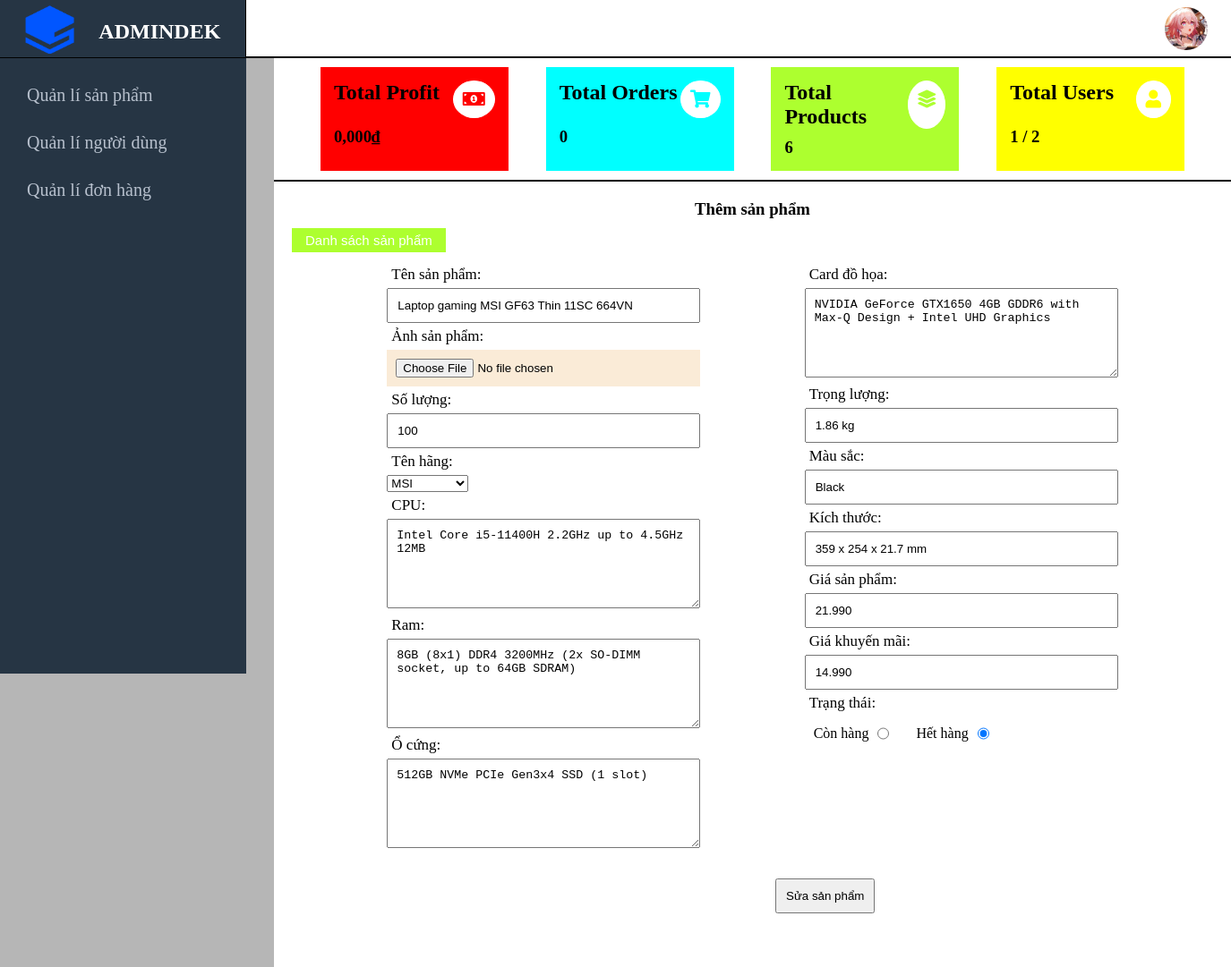
/admin.php?type=fixed_product&id=20 (signed in), run on the app's committed database.
### tables this page shows
CREATE TABLE `product` (
  `id` int(11) NOT NULL,
  `name` varchar(200) NOT NULL,
  `image` text DEFAULT NULL,
  `quantity` text DEFAULT NULL,
  `price` float(10,3) DEFAULT 0.000,
  `sale_price` float(10,3) DEFAULT 0.000,
  `id_hang` int(11) DEFAULT NULL,
  `category` text NOT NULL,
  `cpu` text DEFAULT NULL,
  `ram` text DEFAULT NULL,
  `o_cung` text DEFAULT NULL,
  `card_do_hoa` text DEFAULT NULL,
  `trong_luong` text DEFAULT NULL,
  `mau_sac` text DEFAULT NULL,
  `kich_thuoc` text DEFAULT NULL,
  `status` tinyint(4) NOT NULL DEFAULT 1
);

### fixed_product.php (the view, shortened to what this page needs)
<?php
if (isset($_GET['id'])) {
    $id_product = $_GET['id'];
    $sql = "SELECT product.*, hang.name AS 'name_hang' FROM product JOIN hang ON product.id_hang = hang.id WHERE product.id = $id_product";
    $result = mysqli_query($conn, $sql);
    $hangg = mysqli_query($conn, "SELECT * FROM hang");
    if (mysqli_num_rows($result) > 0) {
        $product = mysqli_fetch_assoc($result);
    } else {
        $error_fixed1 = "Không tìm thấy sản phẩm";
        header('location: admin.php?type=manager_product');
        exit();
    }
} else {
    $error_fixed2 = "Không tìm thấy ID sản phẩm";
    header('location: admin.php?type=manager_product');
    exit();
}
?>
<!DOCTYPE html>
<html lang="en">
<head>
    <link rel="stylesheet" href="./Css/styles.css">
    <link rel="stylesheet" href="./Css/responsive_home.css">
</head>
<body>
    <div class="header_add_product">
        <div class="title_add_product">
            <h3>Thêm sản phẩm</h3>
        </div>
        <div class="operation_add_product">
            <button><a href="admin.php?type=manager_product">Danh sách sản phẩm</a></button>
        </div>
        <div class="frame_form_add_product">
            <form class="" action="" method="POST" role="form" enctype="multipart/form-data">
                <div class="form_add_product">
                    <div>
                        <div class="form-group">
                            <label class="title_info" for="">Tên sản phẩm:</label>
                            <input value="<?php echo $product['name']; ?>" type="text" class="form-control" id="" name="name" placeholder="Nhập tên sản phẩm">
                        </div>
                        <div class="form-group img_product">
                            <label class="title_info" for="">Ảnh sản phẩm:</label>
                            <input type="file" class="form-control" id="" name="image" placeholder="Ảnh sản phẩm">
                        </div>
                        <div class="form-group">
                            <label class="title_info" for="">Số lượng:</label>
                            <input value="<?php echo $product['quantity']; ?>" type="text" class="form-control" id="" name="quantity" placeholder="Nhập số lượng sản phẩm">
                        </div>
                        <div class="form-group">
                            <label class="title_info" for="">Tên hãng:</label>
                            <select name="id_hang" id="input" class="form-control" required="required">
                                <?php
                                while ($cet = mysqli_fetch_assoc($hangg)) {
                                    $selected = ($cet['id'] == $product['id_hang']) ? "selected" : "";
                                    echo "<option value='" . $cet['id'] . "' $selected>" . $cet['name'] . "</option>";
                                }
                                ?>
                            </select>
                        </div>
                        <div class="form-group">
                            <label class="title_info" for="">CPU:</label>
                            <textarea type="text" class="form-control content_product" id="" name="cpu" placeholder="CPU của sản phẩm"><?php echo $product['cpu']; ?></textarea>
                        </div>
                        <div class="form-group">
                            <label class="title_info" for="">Ram:</label>
                            <textarea type="text" class="form-control content_product" id="" name="ram" placeholder="Ram của sản phẩm"><?php echo $product['ram']; ?></textarea>
                        </div>
                        <div class="form-group">
                            <label class="title_info" for="">Ổ cứng:</label>
                            <textarea type="text" class="form-control content_product" id="" name="o_cung" placeholder="Ổ cứng của sản phẩm"><?php echo $product['o_cung']; ?></textarea>
                        </div>
                    </div>
                    <div>
                        <div class="form-group">
                            <label class="title_info" for="">Card đồ họa:</label>
                            <textarea type="text" class="form-control content_product" id="" name="card_do_hoa" placeholder="Card đồ họa của sản phẩm"><?php echo $product['card_do_hoa']; ?></textarea>
                        </div>
                        <div class="form-group">
                            <label class="title_info" for="">Trọng lượng:</label>
                            <input value="<?php echo $product['trong_luong']; ?>" type="text" class="form-control" id="" name="trong_luong" placeholder="Trọng lượng của sản phẩm">
                        </div>
                        <div class="form-group">
                            <label class="title_info" for="">Màu sắc:</label>
                            <input value="<?php echo $product['mau_sac']; ?>" type="text" class="form-control" id="" name="mau_sac" placeholder="Màu sắc của sản phẩm">
                        </div>
                        <div class="form-group">
                            <label class="title_info" for="">Kích thước:</label>
                            <input value="<?php echo $product['kich_thuoc']; ?>" type="text" class="form-control" id="" name="kich_thuoc" placeholder="Kích thước của sản phẩm">
                        </div>
                        <div class="form-group">
                            <label class="title_info" for="">Giá sản phẩm:</label>
                            <input value="<?php echo $product['price']; ?>" type="text" class="form-control" id="" name="price" placeholder="Nhập giá sản phẩm">
                        </div>
                        <div class="form-group">
                            <label class="title_info" for="">Giá khuyến mãi:</label>
                            <input value="<?php echo $product['sale_price']; ?>" type="text" class="form-control" id="" name="sale_price" placeholder="Nhập giá khuyến mãi">
                        </div>
                        <div class="form-group">
                            <label class="title_info" for="">Trạng thái:</label>
                            <div class="checkboxx">
                                <div class="checkbox-container">
                                    <label>Còn hàng</label>
                                    <input type="radio" name="status" value="1" id="duyet" checked="checked">
                                </div>
                                <div class="checkbox-container checkbox-sold-out">
                                    <label>Hết hàng</label>
                                    <input type="radio" name="status" value="0" id="chuaduyet" checked="checked">
                                </div>
                            </div>
                        </div>
                    </div>
                </div>
                <button type="submit">Sửa sản phẩm</button>
            </form>
        </div>
    </div>
</body>
</html>

### Css/styles.css (style rules this page uses)
* { box-sizing: border-box; margin: 0; padding: 0; }
html body { background-color: #b6b6b6; overflow-y: scroll; flex-grow: 1; }
.header_add_product { background-color: white; padding: 10px; }
.header_add_product .title_add_product { text-align: center; margin-top: 10px; }
.header_add_product .operation_add_product button a { text-decoration: none; font-size: 15px; color: white; padding: 10px; }
.header_add_product .operation_add_product button { background-color: greenyellow; margin: 10px; padding: 5px; border: none; }
.header_add_product .frame_form_add_product form .title_info { display: block; padding: 5px; font-size: 17px; }
.header_add_product .frame_form_add_product form input { display: block; padding: 10px; width: 350px; }
.header_add_product .frame_form_add_product .form_add_product { display: flex; justify-content: space-evenly; }
.header_add_product .frame_form_add_product .form_add_product .img_product input { width: 350px; background-color: antiquewhite; cursor: pointer; }
.header_add_product .frame_form_add_product form button { padding: 10px; margin-top: 30px; margin-left: 550px; margin-bottom: 50px; }
.header_add_product .frame_form_add_product form .content_product { width: 350px; height: 100px; padding: 10px; }
.header_add_product form .checkboxx { display: flex; }
.header_add_product form .checkboxx .checkbox-container { display: flex; }
.header_add_product form .checkboxx .checkbox-container input { width: auto; padding: 10px; }
.header_add_product form .checkboxx .checkbox-container label { width: auto; padding: 10px; }
.header_add_product form .checkboxx .checkbox-sold-out { margin-left: 20px; }

### data on the page
product: name "Laptop gaming MSI GF63 Thin 11SC 664VN", quantity "100", cpu "Intel Core i5-11400H 2.2GHz up to 4.5GHz 12MB", ram "8GB (8x1) DDR4 3200MHz (2x SO-DIMM socket, up to 64GB SDRAM)", o_cung "512GB NVMe PCIe Gen3x4 SSD (1 slot)", card_do_hoa "NVIDIA GeForce GTX1650 4GB GDDR6 with Max-Q Design + Intel UHD Graphics", trong_luong "1.86 kg", mau_sac "Black", kich_thuoc "359 x 254 x 21.7 mm", price "21.990", sale_price "14.990"

### other printed values
$totalRevenue * 1000 "0"
$totalOrders "0"
$totalProducts "6"
$onlineUsers "1"
$totalUsers "2"
form field id_hang "MSI"
